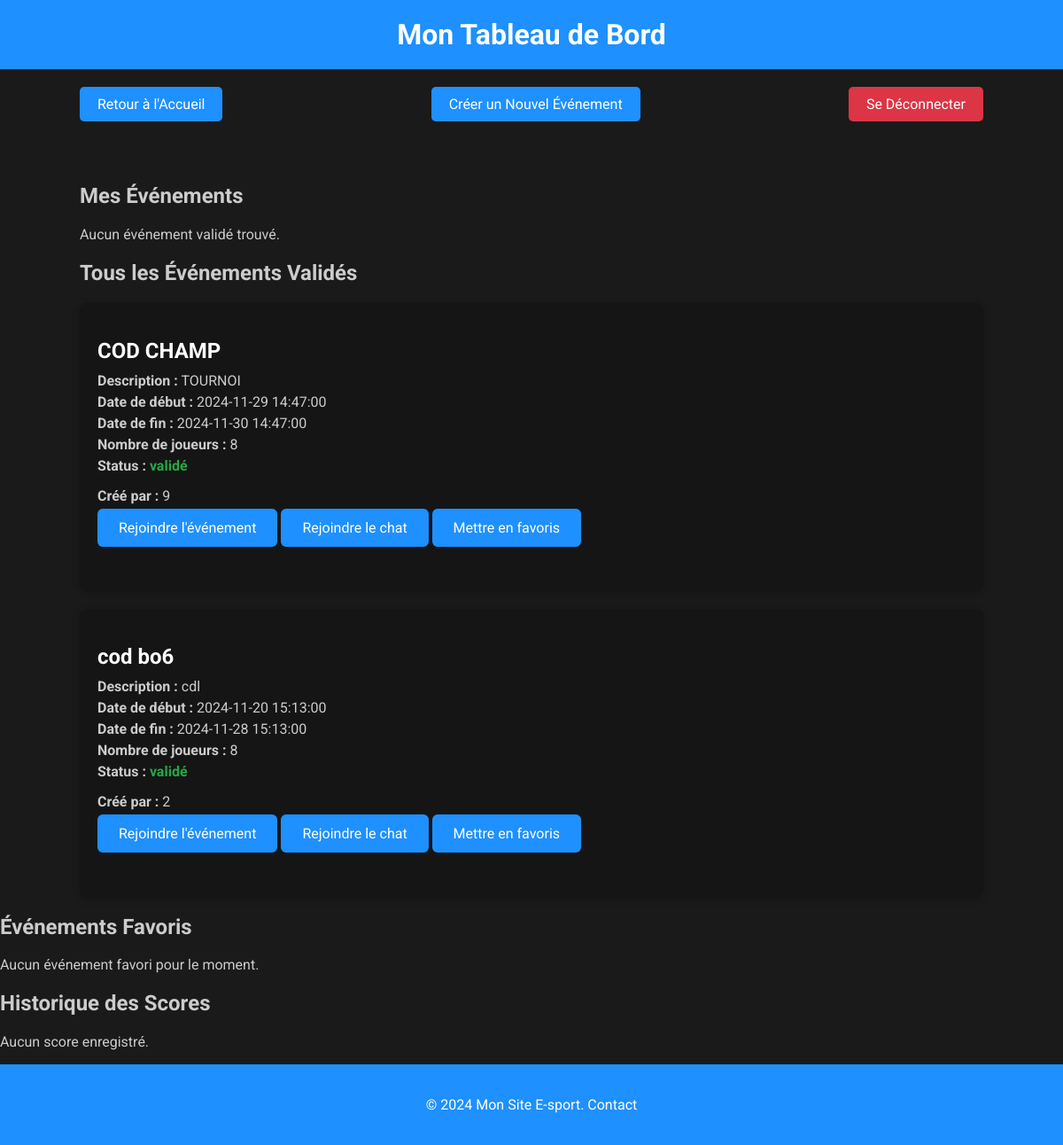
/dashboard.php (signed in), run on the app's committed database.
### tables this page shows
CREATE TABLE `events` (
  `id` int(11) NOT NULL,
  `title` varchar(255) NOT NULL,
  `start_date` datetime NOT NULL,
  `end_date` datetime NOT NULL,
  `player_count` int(11) NOT NULL,
  `status` enum('en attente','validé','refusé') DEFAULT 'en attente',
  `score` varchar(255) DEFAULT NULL,
  `created_by` int(11) NOT NULL,
  `validated_by` int(11) DEFAULT NULL,
  `description` text DEFAULT NULL,
  `username` varchar(50) DEFAULT NULL,
  `image_url` varchar(255) DEFAULT NULL,
  `image` varchar(255) DEFAULT NULL,
  `images` varchar(255) DEFAULT NULL
);

### dashboard.php (the view, shortened to what this page needs)
<?php
include('config.php');
$stmt_events_user = $pdo->prepare("SELECT * FROM events WHERE created_by = ? AND status = 'validé' ORDER BY start_date DESC");
$stmt_events_user->execute([$_SESSION['user_id']]);
$events_user = $stmt_events_user->fetchAll();
$stmt_events_all = $pdo->prepare("SELECT * FROM events WHERE status = 'validé' ORDER BY start_date DESC");
$stmt_events_all->execute();
$events_all = $stmt_events_all->fetchAll();
$stmt_favorites = $pdo->prepare("SELECT events.* FROM events
                                JOIN favorites ON events.id = favorites.event_id
                                WHERE favorites.user_id = ?
                                ORDER BY events.start_date DESC");
$stmt_favorites->execute([$_SESSION['user_id']]);
$favorites = $stmt_favorites->fetchAll();
$stmt_scores = $pdo->prepare("
    SELECT s.score, e.title AS event_title, e.start_date, e.end_date, s.username
    FROM scores s
    JOIN events e ON s.event_id = e.id
    WHERE s.username = ? AND e.end_date < NOW()
    ORDER BY e.end_date DESC
");
$stmt_scores->execute([$_SESSION['username']]);
$scores = $stmt_scores->fetchAll();
?>
<!DOCTYPE html>
<html lang="fr">
<head>
</head>
<body>
    <h1>Mon Tableau de Bord</h1>
    <div class="container">
        <div class="dashboard-header">
            <a href="index.html" class="button">Retour à l'Accueil</a>
            <a href="create_event.php" class="button">Créer un Nouvel Événement</a>
            <a href="logout.php" class="button" style="background-color: #dc3545;">Se Déconnecter</a>
        </div>
        <h2>Mes Événements</h2>
        <?php if ($events_user): ?>
            <?php foreach ($events_user as $event): ?>
                <div class="event-card">
                    <h2><?= htmlspecialchars($event['title']); ?></h2>
                    <p><strong>Description :</strong> <?= htmlspecialchars($event['description']); ?></p>
                    <p><strong>Date de début :</strong> <?= htmlspecialchars($event['start_date']); ?></p>
                    <p><strong>Date de fin :</strong> <?= htmlspecialchars($event['end_date']); ?></p>
                    <p><strong>Nombre de joueurs :</strong> <?= htmlspecialchars($event['player_count']); ?></p>
                    <p><strong>Status :</strong>
                        <span class="event-status <?= strtolower($event['status']); ?>">
                            <?= htmlspecialchars($event['status']); ?>
                        </span>
                    </p>
                    <div class="event-card-footer">
                        <p><strong>Créé par :</strong> <?= htmlspecialchars($event['created_by']); ?></p>
                    </div>
                </div>
            <?php endforeach; ?>
        <?php else: ?>
            <p>Aucun événement validé trouvé.</p>
        <?php endif; ?>
        <h2>Tous les Événements Validés</h2>
        <?php if ($events_all): ?>
            <?php foreach ($events_all as $event): ?>
                <div class="event-card">
                    <h2><?= htmlspecialchars($event['title']); ?></h2>
                    <p><strong>Description :</strong> <?= htmlspecialchars($event['description']); ?></p>
                    <p><strong>Date de début :</strong> <?= htmlspecialchars($event['start_date']); ?></p>
                    <p><strong>Date de fin :</strong> <?= htmlspecialchars($event['end_date']); ?></p>
                    <p><strong>Nombre de joueurs :</strong> <?= htmlspecialchars($event['player_count']); ?></p>
                    <p><strong>Status :</strong>
                        <span class="event-status <?= strtolower($event['status']); ?>">
                            <?= htmlspecialchars($event['status']); ?>
                        </span>
                    </p>
                    <div class="event-card-footer">
                        <p><strong>Créé par :</strong> <?= htmlspecialchars($event['created_by']); ?></p>
                    </div>
                    <a href="join_event.php?event_id=<?= $event['id'] ?>" class="button">Rejoindre l'événement</a>
                    <a href="chat_event.php?event_id=<?= $event['id'] ?>" class="button">Rejoindre le chat</a>
                    <a href="dashboard.php?add_favorite=<?= $event['id']; ?>" class="button">Mettre en favoris</a>
                </div>
            <?php endforeach; ?>
        <?php else: ?>
            <p>Aucun événement validé pour le moment.</p>
        <?php endif; ?>
    </div>
    <h2>Événements Favoris</h2>
    <?php if ($favorites): ?>
        <?php foreach ($favorites as $event): ?>
            <div class="event-card">
                <h2><?= htmlspecialchars($event['title']); ?></h2>
                <p><strong>Description :</strong> <?= htmlspecialchars($event['description']); ?></p>
                <p><strong>Date de début :</strong> <?= htmlspecialchars($event['start_date']); ?></p>
                <p><strong>Date de fin :</strong> <?= htmlspecialchars($event['end_date']); ?></p>
                <p><strong>Nombre de joueurs :</strong> <?= htmlspecialchars($event['player_count']); ?></p>
                <p><strong>Status :</strong>
                    <span class="event-status <?= strtolower($event['status']); ?>">
                        <?= htmlspecialchars($event['status']); ?>
                    </span>
                </p>
                <div class="event-card-footer">
                </div>
            </div>
        <?php endforeach; ?>
    <?php else: ?>
        <p>Aucun événement favori pour le moment.</p>
    <?php endif; ?>
    <h2>Historique des Scores</h2>
    <?php if ($scores): ?>
        <?php foreach ($scores as $score): ?>
            <div class="score-card">
                <h3><?= htmlspecialchars($score['event_title']); ?></h3>
                <p><strong>Date de l'événement :</strong> <?= htmlspecialchars($score['start_date']); ?> - <?= htmlspecialchars($score['end_date']); ?></p>
                <p><strong>Score :</strong> <?= htmlspecialchars($score['score']); ?></p>
                <p><strong>Joueur :</strong> <?= htmlspecialchars($score['username']); ?></p>
            </div>
        <?php endforeach; ?>
    <?php else: ?>
        <p>Aucun score enregistré.</p>
    <?php endif; ?>
    <footer>
        <p>&copy; 2024 Mon Site E-sport. <a href="contact.php">Contact</a></p>
    </footer>
</body>
</html>

### dashboard.php (style rules this page uses)
body { font-family: 'Roboto', sans-serif; background-color: #1a1a1a; color: #ccc; margin: 0; padding: 0; }
h1 { text-align: center; background-color: #1E90FF; color: white; padding: 20px; margin: 0; font-size: 32px; }
.container { width: 85%; margin: 20px auto; }
.button { padding: 12px 24px; background-color: #1E90FF; color: white; border: none; border-radius: 6px; cursor: pointer; text-decoration: none; margin-bottom: 30px; font-size: 16px; display: inline-block; }
.dashboard-header { display: flex; justify-content: space-between; align-items: center; margin-bottom: 40px; }
.dashboard-header a { padding: 10px 20px; background-color: #1E90FF; color: white; text-decoration: none; border-radius: 5px; font-size: 16px; }
.event-card { background-color: rgba(0, 0, 0, 0.2); border-radius: 8px; box-shadow: 0 2px 10px rgba(0, 0, 0, 0.2); margin-bottom: 20px; padding: 20px; transition: transform 0.2s ease; }
.event-card h2 { font-size: 24px; margin-bottom: 10px; color: white; }
.event-card p { font-size: 16px; color: #ccc; margin: 5px 0; }
.event-status { font-weight: bold; color: #28a745; }
.event-card-footer { margin-top: 15px; font-size: 14px; color: #888; }
footer { text-align: center; padding: 20px; background-color: #1E90FF; color: white; }
footer a { color: white; text-decoration: none; }

### data on the page
events: title "COD CHAMP", description "TOURNOI", start_date "2024-11-29 14:47:00", end_date "2024-11-30 14:47:00", player_count "8", status "validé", created_by "9"
events: title "cod bo6", description "cdl", start_date "2024-11-20 15:13:00", end_date "2024-11-28 15:13:00", player_count "8", status "validé", created_by "2"
